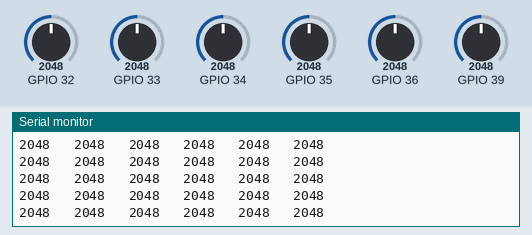
Simulated run of this sketch. Board: ESP32. Parts: the last lines printed to the serial monitor. The test bench sets the inputs (shaded band); at power-on: GPIO 32 = 2048, GPIO 33 = 2048, GPIO 34 = 2048, GPIO 35 = 2048, GPIO 36 = 2048, GPIO 39 = 2048.

Above: at 1.2 s.
1.3 s: GPIO 32 set to 1073
At 1.9 s:
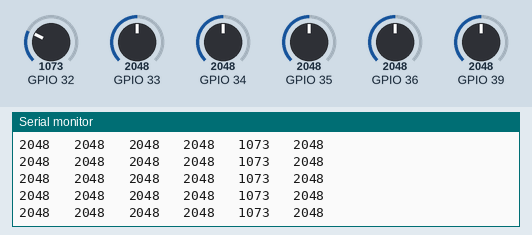
4.3 s: GPIO 32 set to 972
At 5.0 s:
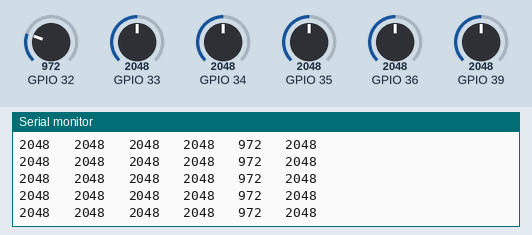
Timing chart, 0 to 7.3 s (numbered marks = the images above; inputs shaded):
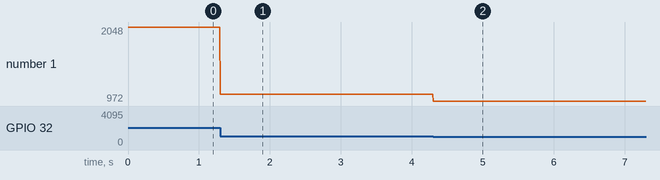

Measured:
- after the input at 1.3 s, the serial monitor: prints a new line at once (image 1)
- after the input at 4.3 s, the serial monitor: prints a new line at once (image 2)
- plotted number 1: 1073 → 972 after the input at 1.3 s

The sketch:

IR_input.ino
```cpp
void setup() {
  // put your setup code here, to run once:
Serial.begin(115200);
}

void loop() {
  // put your main code here, to run repeatedly:
Serial.print(analogRead(36));
Serial.print("   ");
Serial.print(analogRead(39));
Serial.print("   ");
Serial.print(analogRead(34));
Serial.print("   ");
Serial.print(analogRead(35));
Serial.print("   ");
Serial.print(analogRead(32));
Serial.print("   ");
Serial.print(analogRead(33));

Serial.println();
}
```
